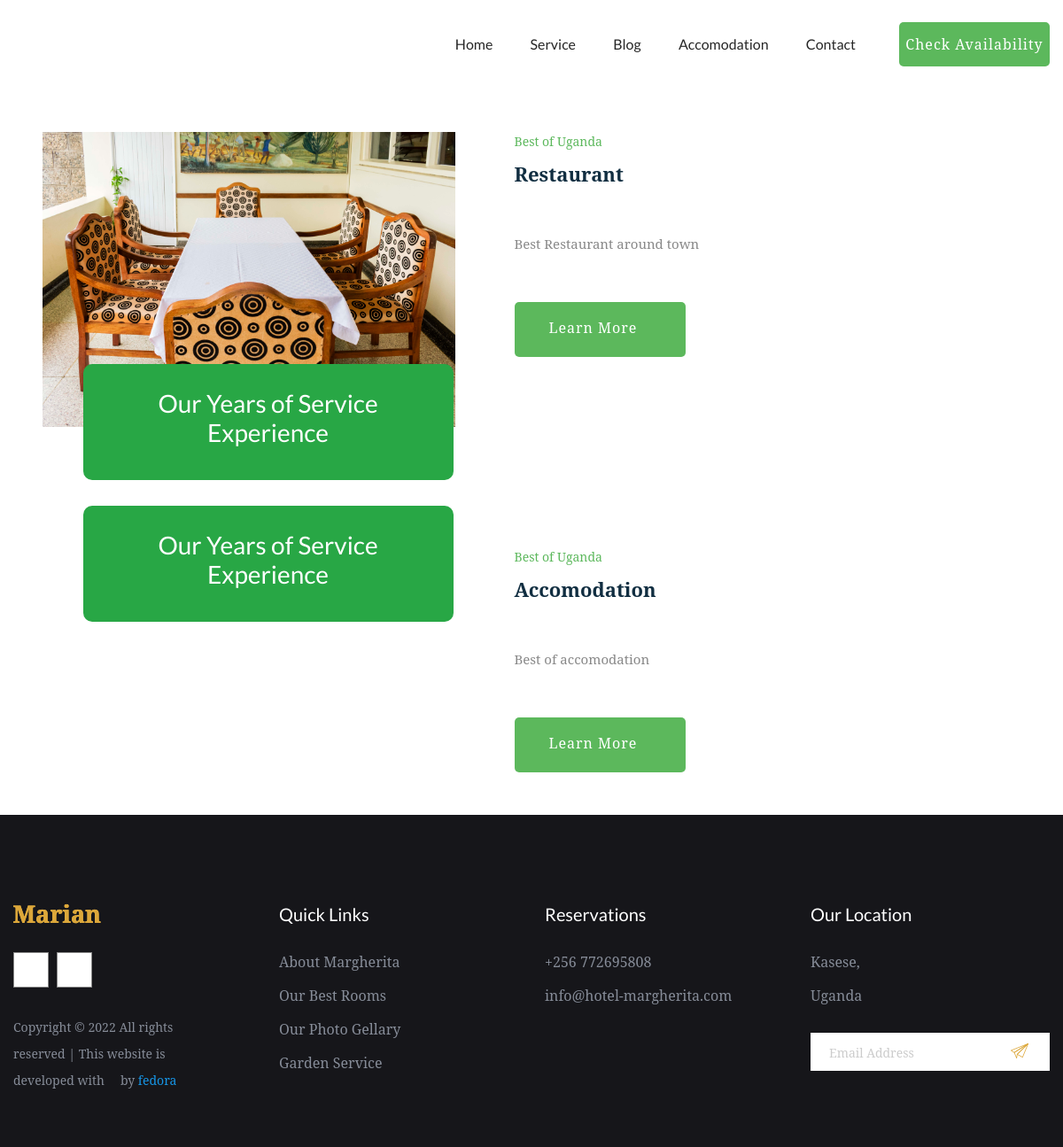
Page /services/ on the committed database.
### app/models.py (models this page shows, shortened)
class Service(models.Model):
    title = models.CharField(max_length = 50)
    image = models.ImageField(upload_to = "services")
    description = RichTextField(blank = True)

### app/views.py (the view)
# urls.py: path('services/', views.service, name='service'),
def service(request):
    service = Service.objects.all()
    paginator = Paginator(service, 9)
    page = request.GET.get('page')
    service = paginator.get_page(page)
    dic = {
        'service': service,
    }
    return render(request, 'services.html', dic)

### templates/services.html
{% extends 'base.html' %}
{% block content %}
    {% include 'components/service_list.html' %}
{% endblock content %}

### templates/components/service_list.html (shortened to what this page needs)
{% load static %}
<div>
    {% for rs in service %}
    <section class="make-customer-area fix p-5">
        <div class="container-fluid p-0">
            <div class="row">
                <div class="col-xl-5 col-lg-6">
                    <div class="customer-img mb-40">
                        <img src="{{rs.image.url}}" class="customar-img1" alt="">
                        <div class="service-experience heartbeat bg-success">
                            <h3>Our Years of Service<br>Experience</h3>
                        </div>
                    </div>
                </div>
                <div class=" col-xl-4 col-lg-4">
                    <div class="customer-caption">
                        <span>Best of Uganda</span>
                        <h2>{{rs.title}}</h2>
                        <div class="caption-details">
                            <p>{{rs.description |truncatechars_html:150|safe }}</p>
                            <a href="#" class="btn more-btn1">Learn More <i class="ti-angle-right"></i> </a>
                        </div>
                    </div>
                </div>
            </div>
        </div>
    </section>
    {% endfor %}
</div>

### rows in the picture
Service: image (picture), title "Restaurant", description "Best Restaurant around town"
Service: title "Accomodation", description "Best of accomodation"
